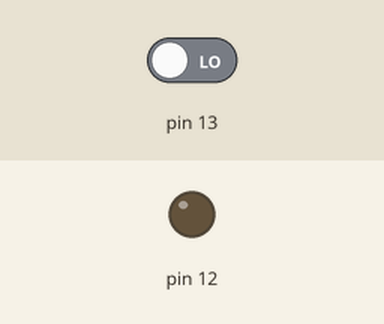
This sketch was run on a simulated Arduino Uno, built with avr-gcc and run on an emulated ATmega328P. Shown: output pins drawn as LEDs (lit = HIGH). Dashed ring = blinking. The test bench sets the inputs (shaded band); at power-on: pin 13 LOW.

Above: at 1.2 s.
1.3 s: pin 13 driven HIGH
At 1.5 s:
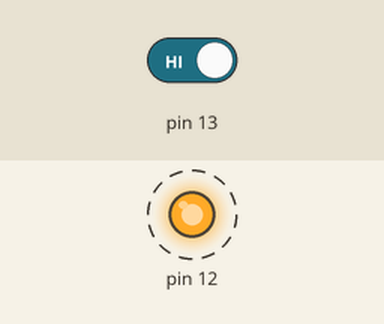
4.3 s: pin 13 driven LOW
At 4.3 s:
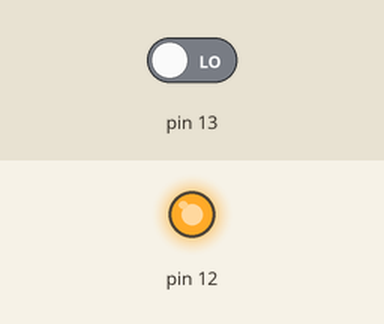
Timing chart, 0 to 7.3 s (numbered marks = the images above; inputs shaded):
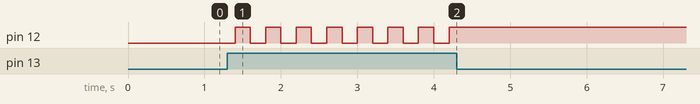

Measured:
- after the input at 1.3 s, pin 12: alternates HIGH for 0.20 s and LOW for 0.20 s, starting after 0.10 s
- after the input at 4.3 s, pin 12: stops changing and stays HIGH

The sketch:

Arduino_Alternative_Code.ino
```cpp
//C++ Code
int Button = 0;
int StorageSign = 0;

void setup() {
  pinMode(13, INPUT);
  pinMode(12, OUTPUT);
}

void loop() {
  Button = digitalRead(13);
  if (Button == HIGH) {
    if (StorageSign == HIGH) {
      StorageSign = LOW;
    } else {
      StorageSign = HIGH;
    }
  }

  if (StorageSign == HIGH) {
    digitalWrite(12, HIGH);
  } else {
    digitalWrite(12, LOW);
  }

  delay(200);
}
```
